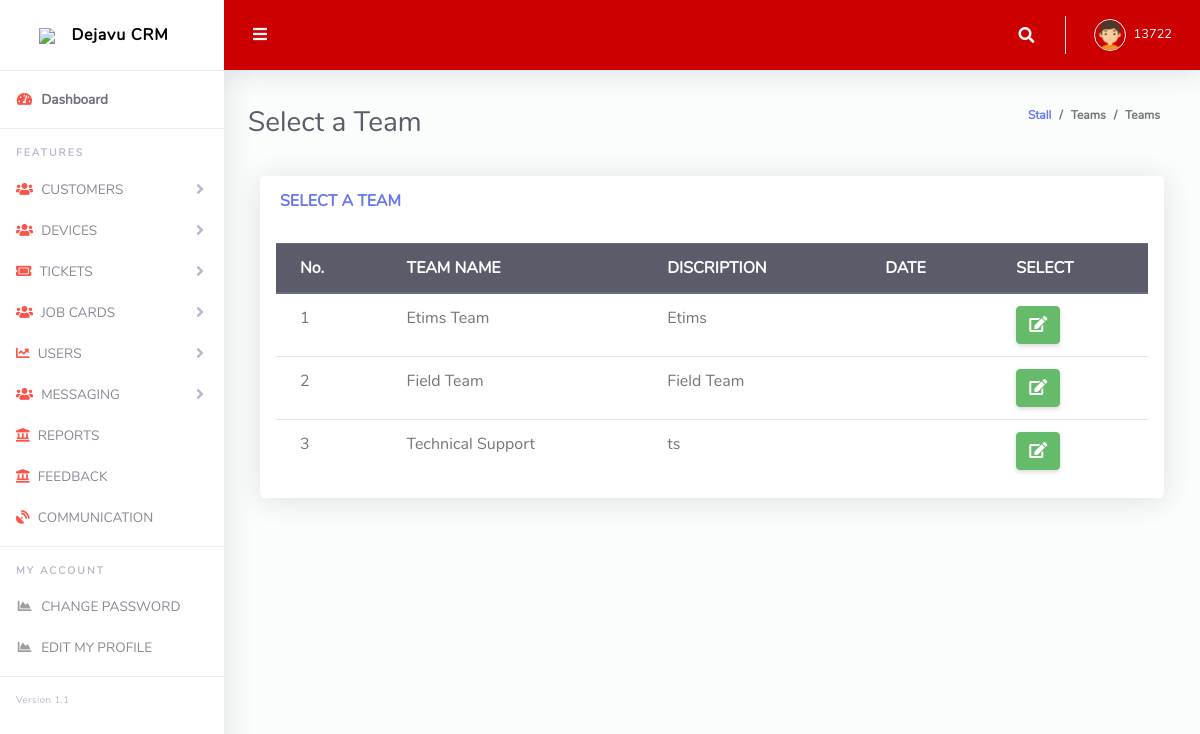
The app's page /admin/teams2.php (signed in) with its own data.
### tables this page shows
CREATE TABLE `teams` (
  `id` int(11) NOT NULL,
  `teamName` varchar(30) NOT NULL,
  `discription` mediumtext NOT NULL,
  `date_c` date DEFAULT NULL
);

### access.php (called while the page is built, shortened)
<?php
function allteams(){
    $db = getConnection();
    $query = "SELECT * FROM `teams` ";
    $teams = mysqli_query($db, $query);
    return $teams;
}
?>

### admin/teams2.php (the view, shortened to what this page needs)
<?php
require_once($_SERVER['DOCUMENT_ROOT']."/crm/access.php");
$teams = allteams();
$users = $_REQUEST['user'];
?>
<!DOCTYPE html>
<html lang="en">
<head>
  <link href="vendor/fontawesome-free/css/all.min.css" rel="stylesheet" type="text/css">
  <link href="vendor/bootstrap/css/bootstrap.min.css" rel="stylesheet" type="text/css">
  <link href="css/ruang-admin.min.css" rel="stylesheet">
  <link href="vendor/datatables/dataTables.bootstrap4.min.css" rel="stylesheet">
</head>
<body id="page-top">
  <div id="wrapper">
    <?php
      include('sidebar.php');
    ?>
    <div id="content-wrapper" class="d-flex flex-column">
      <div id="content">
        <?php
         include('topbar.php');
        ?>
        <div class="container-fluid" id="container-wrapper">
          <div class="d-sm-flex align-items-center justify-content-between mb-4">
            <h1 class="h3 mb-0 text-gray-800">Select a Team</h1>
            <ol class="breadcrumb">
              <li class="breadcrumb-item"><a href="./">Stall</a></li>
              <li class="breadcrumb-item">Teams</li>
              <li class="breadcrumb-item active" aria-current="page">Teams</li>
            </ol>
          </div>
             <div class="col-lg-12">
              <div class="card mb-4">
                <div class="card-header py-3 d-flex flex-row align-items-center justify-content-between">
                  <h6 class="m-0 font-weight-bold text-primary">SELECT A TEAM</h6>
                </div>
                <div class="table-responsive p-3">
                  <table class="table align-items-center table-flush" id="dataTable">
                    <thead class="thead-dark tfoot-dark">
                      <tr>
                      <th>No.</th>
                        <th>TEAM NAME</th>
                        <th>DISCRIPTION</th>
                        <th>DATE</th>
                        <th>SELECT</th>
                      </tr>
                    </thead>
                    <tbody>
                         <?php
                            foreach($teams as $row){
                                print " <tr> ";
                                print "<td>" . ++$No. "</td>";
                                print "<td>" . $row['teamName'] . "</td>";
                                print "<td>" . $row['discription']. "</td>";
                                print "<td>" . $row['date_c']. "</td>";
                                print("<td>");
                                print('<a class="btn btn-success" href="/crm/admin/teams2.php?tname='.$row['teamName'].'&user='.$users.'"><i class="fa fa-edit"></i></a>');
                                print("</td>");
                            }
                        ?>
                    </tbody>
                  </table>
                </div>
              </div>
            </div>
          </div>
        </div>
      </div>
    </div>
</body>
</html>

### records on screen
teams: teamName "Etims Team", discription "Etims"
teams: teamName "Field Team", discription "Field Team"
teams: teamName "Technical Support", discription "ts"

### other values on screen
$_SESSION['username'] "13722"
